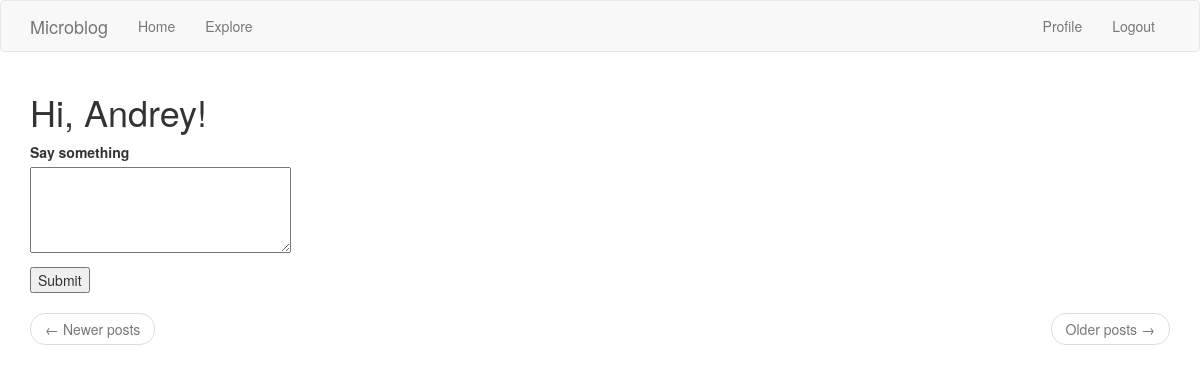
The app's page /index (signed in), older data.
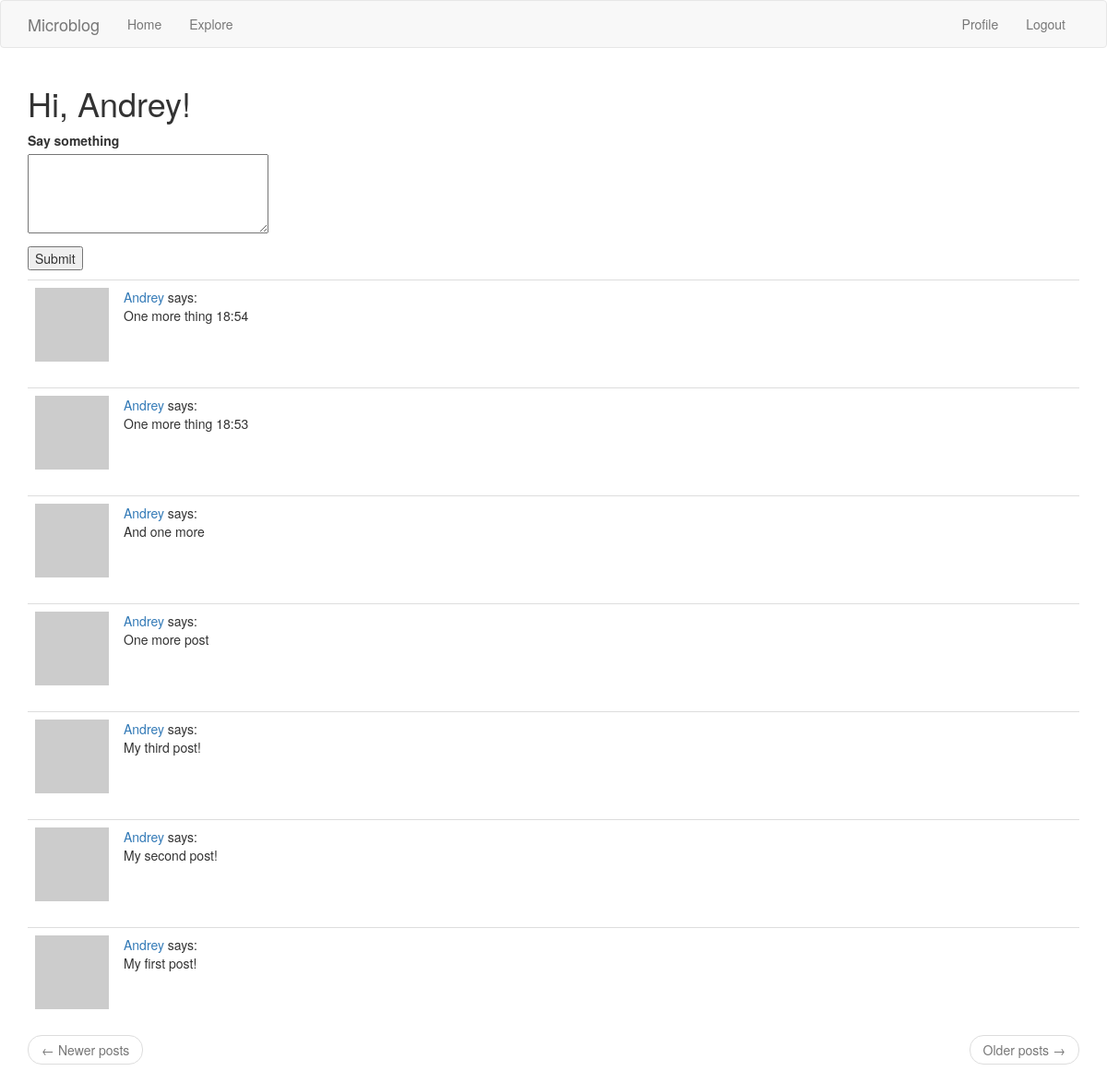
The same page, newer data.
### app/models.py (models this page shows, shortened)
class User(UserMixin, db.Model):
    id = db.Column(db.Integer, primary_key=True)
    username = db.Column(db.String(64), index=True, unique=True)
    email = db.Column(db.String(120), index=True, unique=True)
    password_hash = db.Column(db.String(128))
    posts = db.relationship('Post', backref='author', lazy='dynamic')
    about_me = db.Column(db.String(140))
    last_seen = db.Column(db.DateTime, default=datetime.utcnow)
    followed = db.relationship('User', secondary=followers,
                               primaryjoin=(followers.c.follower_id == id),
                               secondaryjoin=(followers.c.followed_id == id),
                               backref=db.backref('followers', lazy='dynamic'),
                               lazy='dynamic')
    def avatar(self, size):
        digest = md5(self.email.lower().encode('utf-8')).hexdigest()
        return f'https://www.gravatar.com/avatar/{digest}?d=identicon&s={size}'
    def followed_posts(self):
        followed = Post.query.join(
            followers, (followers.c.followed_id == Post.user_id)).filter(
                followers.c.follower_id == self.id)
        own = Post.query.filter_by(user_id=self.id)
        return followed.union(own).order_by(Post.timestamp.desc())

class Post(db.Model):
    id = db.Column(db.Integer, primary_key=True)
    body = db.Column(db.String(140))
    timestamp = db.Column(db.DateTime, index=True, default=datetime.utcnow)
    user_id = db.Column(db.Integer, db.ForeignKey('user.id'))

### app/routes.py (the view)
@app.route('/', methods=['GET', 'POST'])
@app.route('/index', methods=['GET', 'POST'])
@login_required
def index():
    form = PostForm()
    if form.validate_on_submit():
        post = Post(body=form.post.data, author=current_user)
        db.session.add(post)
        db.session.commit()
        flash('Your post is now live')
        return redirect(url_for('index'))
    page = request.args.get('page', 1, type=int)
    posts = current_user.followed_posts().paginate(
        page, app.config['POSTS_PER_PAGE'], False)
    next_url = url_for('index', page=posts.next_num) \
        if posts.has_next else None
    prev_url = url_for('index', page=posts.prev_num) \
        if posts.has_prev else None
    return render_template('index.html',
                           title='Home',
                           form=form,
                           posts=posts.items,
                           next_url=next_url,
                           prev_url=prev_url)

### app/forms.py
class PostForm(FlaskForm):
    post = TextAreaField('Say something', validators=[
        DataRequired(), Length(min=1, max=140)])
    submit = SubmitField('Submit')

### app/models.py (called while the page is built)
@login.user_loader
def load_user(id):
    return User.query.get(int(id))

### app/routes.py (called while the page is built)
@app.before_request
def before_request():
    if current_user.is_authenticated:
        current_user.last_seen = datetime.utcnow()
        db.session.commit()

### app/templates/index.html (shortened to what this page needs)
{% extends "base.html" %}
{% block app_content %}
    <h1>Hi, {{ current_user.username }}!</h1>
    {% if form %}
    <form action="" method="post">
        <p>
            {{ form.post.label }}<br>
            {{ form.post(cols=32, rows=4)  }}
        </p>
        <p>{{ form.submit() }}</p>
    </form>
    {% endif %}
    {% for post in posts %}
        {% include "_post.html" %}
    {% endfor %}
    <nav aria-label="...">
        <ul class="pager">
            <li class="previous{% if not prev_url %} disabled{% endif %}">
                <a href="{{ prev_url or '#' }}">
                    <span aria-hidden="true">&larr;</span> Newer posts
                </a>
            </li>
            <li class="next{% if not next_url %} disabled{% endif %}">
                <a href="{{ next_url or '#' }}">
                    Older posts <span aria-hidden="true">&rarr;</span>
                </a>
            </li>
        </ul>
    </nav>
{% endblock %}

### app/templates/base.html (shortened to what this page needs)
{% extends 'bootstrap/base.html' %}
{% block navbar %}
    <nav class="navbar navbar-default">
        <div class="container">
            <div class="navbar-header">
                <a class="navbar-brand" href="{{ url_for('index') }}">Microblog</a>
            </div>
            <div class="collapse navbar-collapse" id="bs-example-navbar-collapse-1">
                <ul class="nav navbar-nav">
                    <li><a href="{{ url_for('index') }}">{{ ('Home') }}</a></li>
                    <li><a href="{{ url_for('explore') }}">{{ ('Explore') }}</a></li>
                </ul>
                <ul class="nav navbar-nav navbar-right">
                    {% if current_user.is_anonymous %}
                    <li><a href="{{ url_for('login') }}">{{ ('Login') }}</a></li>
                    {% else %}
                    <li><a href="{{ url_for('user', username=current_user.username) }}">{{ ('Profile') }}</a></li>
                    <li><a href="{{ url_for('logout') }}">{{ ('Logout') }}</a></li>
                    {% endif %}
                </ul>
            </div>
        </div>
    </nav>
{% endblock %}
{% block content %}
    <div class="container">
        {% block app_content %}{% endblock %}
    </div>
{% endblock %}

### app/templates/_post.html
<table class="table table-hover">
    <tr>
        <td width="70px">
            <a href="{{ url_for('user', username=post.author.username) }}">
                <img src="{{ post.author.avatar(36) }}" />
            </a>
        </td>
        <td>
            <a href="{{ url_for('user', username=post.author.username) }}">
                {{ post.author.username }}
            </a>
            says:
            <br>
            {{ post.body }}
        </td>
    </tr>
</table>

Row changes from the older to the newer data that the page shows:
added Post: author.username "Andrey", body "One more thing 18:54"
added Post: author.username "Andrey", body "One more thing 18:53"
added Post: author.username "Andrey", body "And one more"
added Post: author.username "Andrey", body "One more post"
added Post: author.username "Andrey", body "My third post!"
added Post: author.username "Andrey", body "My second post!"
added Post: author.username "Andrey", body "My first post!"
